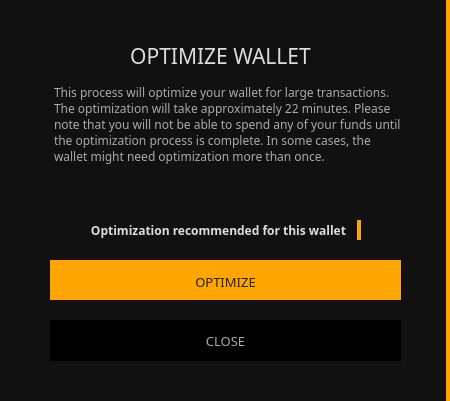
<?xml version="1.0" encoding="UTF-8"?>
<ui version="4.0">
 <class>transactionconfirmation</class>
 <widget class="QDialog" name="transactionconfirmation">
  <property name="geometry">
   <rect>
    <x>0</x>
    <y>0</y>
    <width>450</width>
    <height>401</height>
   </rect>
  </property>
  <property name="windowTitle">
   <string>Dialog</string>
  </property>
  <property name="styleSheet">
   <string notr="true">border: 0px;</string>
  </property>
  <widget class="QGroupBox" name="groupBox">
   <property name="geometry">
    <rect>
     <x>0</x>
     <y>0</y>
     <width>450</width>
     <height>401</height>
    </rect>
   </property>
   <property name="styleSheet">
    <string notr="true">background-color: #111; border-right: 4px solid orange;</string>
   </property>
   <property name="title">
    <string/>
   </property>
   <widget class="QLabel" name="label">
    <property name="geometry">
     <rect>
      <x>0</x>
      <y>40</y>
      <width>441</width>
      <height>31</height>
     </rect>
    </property>
    <property name="font">
     <font>
      <family>Poppins</family>
      <pointsize>16</pointsize>
     </font>
    </property>
    <property name="styleSheet">
     <string notr="true">color: #ddd; border-right: none;</string>
    </property>
    <property name="text">
     <string>OPTIMIZE WALLET</string>
    </property>
    <property name="alignment">
     <set>Qt::AlignCenter</set>
    </property>
   </widget>
   <widget class="QTextBrowser" name="textBrowser">
    <property name="geometry">
     <rect>
      <x>50</x>
      <y>80</y>
      <width>361</width>
      <height>131</height>
     </rect>
    </property>
    <property name="font">
     <font>
      <family>Poppins</family>
      <pointsize>9</pointsize>
     </font>
    </property>
    <property name="styleSheet">
     <string notr="true">color: #aaa; border-right: 0px;</string>
    </property>
    <property name="html">
     <string>&lt;!DOCTYPE HTML PUBLIC &quot;-//W3C//DTD HTML 4.0//EN&quot; &quot;http://www.w3.org/TR/REC-html40/strict.dtd&quot;&gt;
&lt;html&gt;&lt;head&gt;&lt;meta name=&quot;qrichtext&quot; content=&quot;1&quot; /&gt;&lt;style type=&quot;text/css&quot;&gt;
p, li { white-space: pre-wrap; }
&lt;/style&gt;&lt;/head&gt;&lt;body style=&quot; font-family:'Poppins'; font-size:9pt; font-weight:400; font-style:normal;&quot;&gt;
&lt;p style=&quot; margin-top:0px; margin-bottom:0px; margin-left:0px; margin-right:0px; -qt-block-indent:0; text-indent:0px;&quot;&gt;This process will optimize your wallet for large transactions. The optimization will take approximately 22 minutes. Please note that you will not be able to spend any of your funds until the optimization process is complete. In some cases, the wallet might need optimization more than once.&lt;/p&gt;&lt;/body&gt;&lt;/html&gt;</string>
    </property>
   </widget>
   <widget class="QLabel" name="m_optimizationMessage">
    <property name="geometry">
     <rect>
      <x>80</x>
      <y>220</y>
      <width>281</width>
      <height>20</height>
     </rect>
    </property>
    <property name="font">
     <font>
      <family>Poppins</family>
      <pointsize>9</pointsize>
      <weight>75</weight>
      <bold>true</bold>
     </font>
    </property>
    <property name="styleSheet">
     <string notr="true">color: #ddd; border-right: 0p;x</string>
    </property>
    <property name="text">
     <string>Optimization recommended for this wallet</string>
    </property>
    <property name="alignment">
     <set>Qt::AlignCenter</set>
    </property>
   </widget>
   <widget class="QPushButton" name="m_optimizeButton">
    <property name="geometry">
     <rect>
      <x>50</x>
      <y>260</y>
      <width>351</width>
      <height>40</height>
     </rect>
    </property>
    <property name="minimumSize">
     <size>
      <width>351</width>
      <height>40</height>
     </size>
    </property>
    <property name="font">
     <font>
      <family>Poppins</family>
      <pointsize>10</pointsize>
     </font>
    </property>
    <property name="styleSheet">
     <string notr="true">color: #222; background-color: orange; border-top: 3px solid orange;
border-right: 0px;</string>
    </property>
    <property name="text">
     <string>OPTIMIZE</string>
    </property>
   </widget>
   <widget class="QPushButton" name="m_closeButton">
    <property name="geometry">
     <rect>
      <x>50</x>
      <y>320</y>
      <width>351</width>
      <height>41</height>
     </rect>
    </property>
    <property name="minimumSize">
     <size>
      <width>131</width>
      <height>31</height>
     </size>
    </property>
    <property name="font">
     <font>
      <family>Poppins</family>
      <pointsize>10</pointsize>
     </font>
    </property>
    <property name="styleSheet">
     <string notr="true">color: #aaa; 
background-color: #000000;  
border-right: 0px;</string>
    </property>
    <property name="text">
     <string>CLOSE</string>
    </property>
   </widget>
  </widget>
 </widget>
 <resources/>
 <connections>
  <connection>
   <sender>m_closeButton</sender>
   <signal>clicked()</signal>
   <receiver>transactionconfirmation</receiver>
   <slot>reject()</slot>
   <hints>
    <hint type="sourcelabel">
     <x>330</x>
     <y>203</y>
    </hint>
    <hint type="destinationlabel">
     <x>323</x>
     <y>114</y>
    </hint>
   </hints>
  </connection>
  <connection>
   <sender>m_optimizeButton</sender>
   <signal>clicked()</signal>
   <receiver>transactionconfirmation</receiver>
   <slot>accept()</slot>
   <hints>
    <hint type="sourcelabel">
     <x>255</x>
     <y>203</y>
    </hint>
    <hint type="destinationlabel">
     <x>323</x>
     <y>114</y>
    </hint>
   </hints>
  </connection>
 </connections>
</ui>
